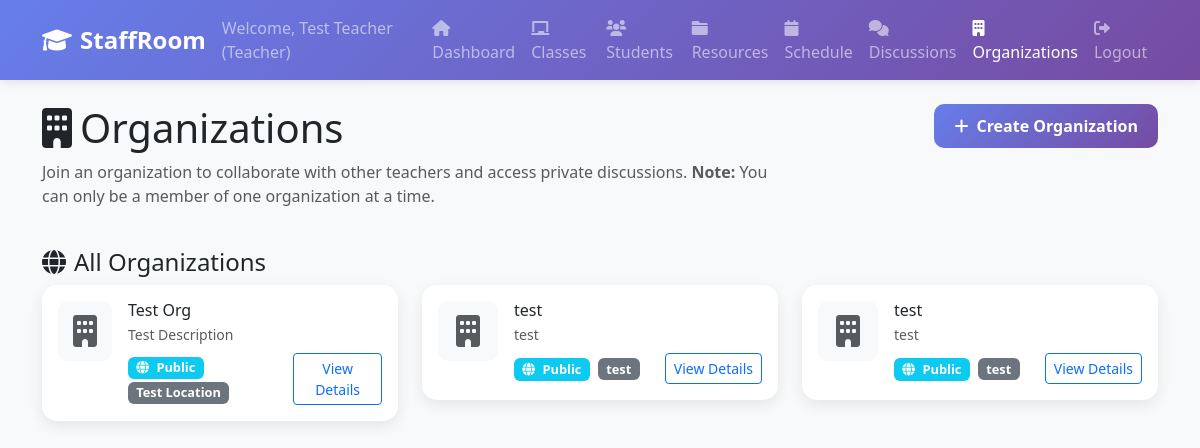
The app's page /organizations (signed in), older data.
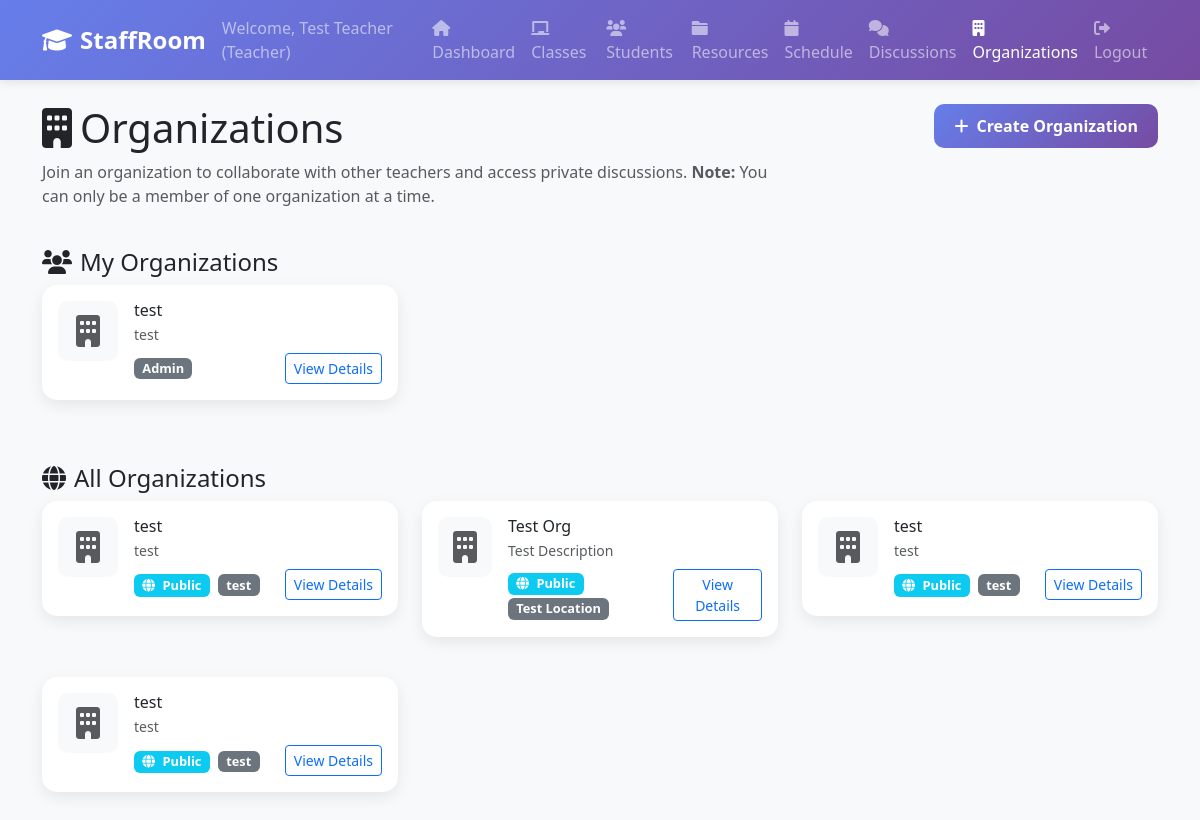
The same page, newer data.
### tables this page shows
CREATE TABLE organizations (
                id INTEGER PRIMARY KEY AUTOINCREMENT,
                name TEXT NOT NULL,
                description TEXT,
                about TEXT,
                location TEXT,
                contact_email TEXT,
                contact_phone TEXT,
                website TEXT,
                logo_filename TEXT,
                logo_path TEXT,
                is_public BOOLEAN DEFAULT 1,
                discussion_privacy TEXT DEFAULT 'public' CHECK (discussion_privacy IN ('public', 'private')),
                created_by INTEGER NOT NULL,
                created_at TIMESTAMP DEFAULT CURRENT_TIMESTAMP,
                updated_at TIMESTAMP DEFAULT CURRENT_TIMESTAMP,
                FOREIGN KEY (created_by) REFERENCES users (id)
            );

CREATE TABLE organization_memberships (
                id INTEGER PRIMARY KEY AUTOINCREMENT,
                organization_id INTEGER NOT NULL,
                user_id INTEGER NOT NULL,
                role TEXT DEFAULT 'member' CHECK (role IN ('admin', 'moderator', 'member')),
                joined_at TIMESTAMP DEFAULT CURRENT_TIMESTAMP,
                FOREIGN KEY (organization_id) REFERENCES organizations (id),
                FOREIGN KEY (user_id) REFERENCES users (id),
                UNIQUE(organization_id, user_id)
            );

### web_app.py (the view)
@app.route('/organizations')
def organizations():
    if 'user_id' not in session:
        return redirect(url_for('login'))
    organizations = db.get_all_organizations()
    user_organizations = db.get_user_organizations(session['user_id'])
    return render_template('organizations.html',
                         organizations=organizations,
                         user_organizations=user_organizations,
                         can_create_org=session['user_type'] == 'teacher')

### web_app.py (called while the page is built)
    def get_connection(self):
        if self.db_path.startswith('postgresql://'):
            import psycopg2
            from psycopg2.extras import RealDictCursor
            conn = psycopg2.connect(self.db_path, cursor_factory=RealDictCursor)
        else:
            db_file = self.db_path.replace('sqlite:///', '')
            conn = sqlite3.connect(db_file)
            conn.row_factory = sqlite3.Row
        return conn

    def get_all_organizations(self):
        conn = self.get_connection()
        cursor = conn.execute("""
            SELECT o.*, u.first_name, u.last_name
            FROM organizations o
            JOIN users u ON o.created_by = u.id
            ORDER BY o.created_at DESC
        """)
        organizations = [dict(row) for row in cursor.fetchall()]
        conn.close()
        return organizations

    def get_user_organizations(self, user_id):
        conn = self.get_connection()
        cursor = conn.execute("""
            SELECT o.*, om.role, om.joined_at
            FROM organizations o
            JOIN organization_memberships om ON o.id = om.organization_id
            WHERE om.user_id = ?
            ORDER BY om.joined_at DESC
            LIMIT 1
        """, (user_id,))
        result = cursor.fetchone()
        conn.close()
        return [dict(result)] if result else []

### templates/organizations.html (shortened to what this page needs)
{% extends "common/base.html" %}
{% block content %}
        <div class="row mb-4">
            <div class="col-md-8">
                <h1><i class="fas fa-building me-2"></i>Organizations</h1>
                <p class="text-muted">Join an organization to collaborate with other teachers and access private discussions. <strong>Note:</strong> You can only be a member of one organization at a time.</p>
            </div>
            <div class="col-md-4 text-end">
                {% if can_create_org %}
                <button class="btn btn-primary" data-bs-toggle="modal" data-bs-target="#newOrganizationModal">
                    <i class="fas fa-plus me-2"></i>Create Organization
                </button>
                {% endif %}
            </div>
        </div>
        {% if user_organizations %}
        <div class="row mb-4">
            <div class="col-12">
                <h4><i class="fas fa-users me-2"></i>My Organizations</h4>
                <div class="row">
                    {% for org in user_organizations %}
                    <div class="col-md-6 col-lg-4 mb-3">
                        <div class="card organization-card">
                            <div class="card-body">
                                <div class="d-flex align-items-start">
                                    {% if org.logo_filename %}
                                    <img src="/download/{{ org.logo_filename }}" class="organization-logo me-3" alt="Logo">
                                    {% else %}
                                    <div class="organization-logo me-3 bg-light d-flex align-items-center justify-content-center">
                                        <i class="fas fa-building fa-2x text-muted"></i>
                                    </div>
                                    {% endif %}
                                    <div class="flex-grow-1">
                                        <h6 class="card-title mb-1">{{ org.name }}</h6>
                                        <p class="card-text small text-muted mb-2">{{ org.description[:100] }}{% if org.description|length > 100 %}...{% endif %}</p>
                                        <div class="d-flex justify-content-between align-items-center">
                                            <span class="badge bg-secondary privacy-badge">{{ org.role.title() }}</span>
                                            <a href="{{ url_for('organization_detail', org_id=org.id) }}" class="btn btn-sm btn-outline-primary">
                                                View Details
                                            </a>
                                        </div>
                                    </div>
                                </div>
                            </div>
                        </div>
                    </div>
                    {% endfor %}
                </div>
            </div>
        </div>
        {% endif %}
        <div class="row">
            <div class="col-12">
                <h4><i class="fas fa-globe me-2"></i>All Organizations</h4>
                {% if organizations %}
                    <div class="row">
                        {% for org in organizations %}
                        <div class="col-md-6 col-lg-4 mb-3">
                            <div class="card organization-card">
                                <div class="card-body">
                                    <div class="d-flex align-items-start">
                                        {% if org.logo_filename %}
                                        <img src="/download/{{ org.logo_filename }}" class="organization-logo me-3" alt="Logo">
                                        {% else %}
                                        <div class="organization-logo me-3 bg-light d-flex align-items-center justify-content-center">
                                            <i class="fas fa-building fa-2x text-muted"></i>
                                        </div>
                                        {% endif %}
                                        <div class="flex-grow-1">
                                            <h6 class="card-title mb-1">{{ org.name }}</h6>
                                            <p class="card-text small text-muted mb-2">{{ org.description[:100] }}{% if org.description|length > 100 %}...{% endif %}</p>
                                            <div class="d-flex justify-content-between align-items-center">
                                                <div>
                                                    <span class="badge bg-info privacy-badge me-1">
                                                        <i class="fas fa-{% if org.discussion_privacy == 'public' %}globe{% else %}lock{% endif %} me-1"></i>
                                                        {{ org.discussion_privacy.title() }}
                                                    </span>
                                                    <span class="badge bg-secondary privacy-badge">{{ org.location or 'Online' }}</span>
                                                </div>
                                                <a href="{{ url_for('organization_detail', org_id=org.id) }}" class="btn btn-sm btn-outline-primary">
                                                    View Details
                                                </a>
                                            </div>
                                        </div>
                                    </div>
                                </div>
                            </div>
                        </div>
                        {% endfor %}
                    </div>
                {% endif %}
            </div>
        </div>
{% endblock %}

### templates/common/base.html (shortened to what this page needs)
<!DOCTYPE html>
<html lang="en">
<head>
    <link href="https://cdn.jsdelivr.net/npm/bootstrap@5.3.0/dist/css/bootstrap.min.css" rel="stylesheet">
    <link href="https://cdnjs.cloudflare.com/ajax/libs/font-awesome/6.0.0/css/all.min.css" rel="stylesheet">
</head>
<body>
    {% include 'common/header.html' %}
    <div class="container mt-4">
        {% block content %}{% endblock %}
    </div>
</body>
</html>

### templates/common/header.html (shortened to what this page needs)
<nav class="navbar navbar-expand-lg navbar-dark">
    <div class="container">
        <a class="navbar-brand" href="{{ url_for('dashboard') }}">
            <i class="fas fa-graduation-cap me-2"></i>StaffRoom
        </a>
        <div class="navbar-nav ms-auto">
            <span class="navbar-text me-3">
                Welcome, {{ session.first_name }} {{ session.last_name }} ({{ session.user_type.title() }})
            </span>
            <a class="nav-link {% if request.endpoint == 'dashboard' %}active{% endif %}" href="{{ url_for('dashboard') }}">
                <i class="fas fa-home me-1"></i>Dashboard
            </a>
            <a class="nav-link {% if request.endpoint == 'classes' %}active{% endif %}" href="{{ url_for('classes') }}">
                <i class="fas fa-chalkboard me-1"></i>Classes
            </a>
            <a class="nav-link {% if request.endpoint == 'students' %}active{% endif %}" href="{{ url_for('students') }}">
                <i class="fas fa-users me-1"></i>Students
            </a>
            <a class="nav-link {% if request.endpoint == 'resources' %}active{% endif %}" href="{{ url_for('resources') }}">
                <i class="fas fa-folder me-1"></i>Resources
            </a>
            <a class="nav-link {% if request.endpoint == 'schedule' %}active{% endif %}" href="{{ url_for('schedule') }}">
                <i class="fas fa-calendar me-1"></i>Schedule
            </a>
            <a class="nav-link {% if request.endpoint == 'discussions' or request.endpoint == 'global_discussions' %}active{% endif %}" href="{{ url_for('discussions') }}">
                <i class="fas fa-comments me-1"></i>Discussions
            </a>
            <a class="nav-link {% if request.endpoint == 'organizations' %}active{% endif %}" href="{{ url_for('organizations') }}">
                <i class="fas fa-building me-1"></i>Organizations
            </a>
            <a class="nav-link" href="{{ url_for('logout') }}">
                <i class="fas fa-sign-out-alt me-1"></i>Logout
            </a>
        </div>
    </div>
</nav>

Row changes from the older to the newer data that the page shows:
added organization_memberships: name "test", description "test", role "Admin"
added organizations: name "test", description "test", discussion_privacy "Public", location "test"
Text that changed along with them:
text now shown: "My Organizations"
